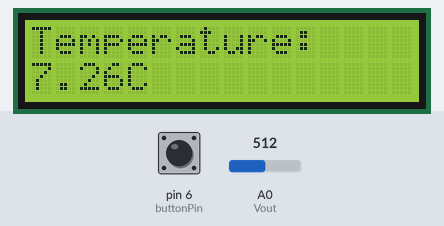
A sketch run on a simulated Arduino Uno, built with avr-gcc and run on an emulated ATmega328P. Shown: 16×2 character LCD. The test bench sets the inputs (shaded band); at power-on: A0 (Vout) = 512, pin 6 (buttonPin) HIGH. Storage starts empty; what the sketch prints to the serial monitor is not drawn.

Above: at 1.2 s.
1.3 s: A0 (Vout) set to 716
At 2.5 s:
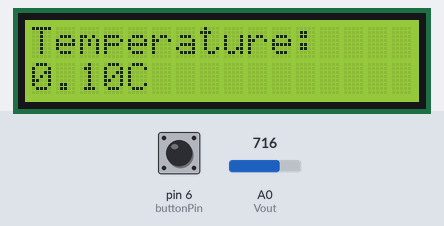
2.8 s: A0 (Vout) set to 900
At 3.4 s:
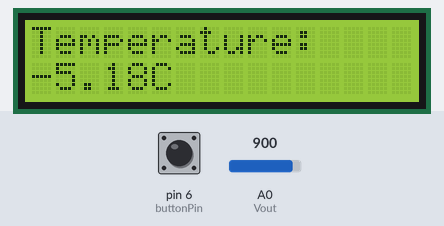
6.8 s: A0 (Vout) set to 1023
At 7.1 s:
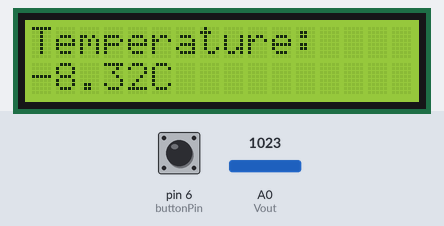
8.3 s: A0 (Vout) set to 511
At 9.3 s:
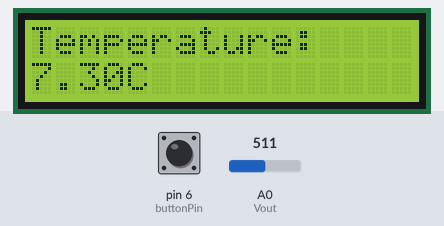
Timing chart, 0 to 11.3 s (numbered marks = the images above; inputs shaded):
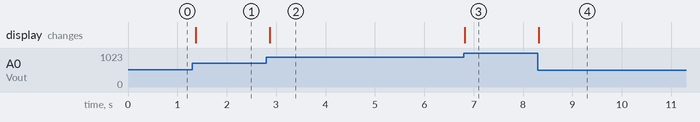

The sketch:

possible_final_copy-2.ino
```cpp
#include <SPI.h>
#include <SD.h>
#include <LiquidCrystal.h>

#define Vout A0
#define R0  3600.0  // R0 from Wheatstone Bridge
#define R   100000.0 // R From Wheatstone Bridge
#define Vin 9.0


const int buttonPin = 6;      // Digital pin connected to the push button
const int chipSelect = 10;    // Chip select pin for the SD card

File dataFile;
bool logging = false;
unsigned long lastDebounceTime = 0;  // The last time the button state changed
unsigned long debounceDelay = 50;    // The debounce time; increase if the output flickers
int lastButtonState = HIGH;          // The previous state of the button
int buttonState;                    // The current state of the button

double A = 0.001130027; // -15 Celsius
double B = 0.0002339933; // 35 Celsius
double C = 8.88096e-8; // 85 Celsius

double Vo, W_BridgeVoltage, ThermistorResistance, temperature;
//const float Gain = 40000.0 / 20000.0; //gain = 1.9996
const float Gain = 1.85;

const int RS = 9, EN = 8, D4 = 5, D5 = 4, D6 = 3, D7 = 2;
LiquidCrystal lcd(RS, EN, D4, D5, D6, D7);


void setup() {
  Serial.begin(1000000);
  pinMode(buttonPin, INPUT_PULLUP); // Use the internal pull-up resistor
  pinMode(A0, INPUT);
  lcd.begin(16, 2);
  // Initialize the SD card
  if (!SD.begin(chipSelect)) {
    Serial.println("SD card initialization failed!");
    return;
  }

  // Create a new file for logging data
  dataFile = SD.open("data.txt", FILE_WRITE);
  if (!dataFile) {
    Serial.println("Error opening data.txt");
    return;
  }

}

void loop() {
  // Read the sensor value
  // Always update the temperature and display it on the LCD
  int a = analogRead(Vout);
  Vo = (5/1023.0) * a; // Calculate the real voltage (0V~5V)
  Vo = Vo - 0.005224719;
  Serial.print("Vout: ");
  Serial.println(Vo);

  W_BridgeVoltage = Vo/Gain;

  double X = W_BridgeVoltage/Vin;
  double Y = (R0/(R+R0));

  ThermistorResistance = (R * (X + Y)) / (1 - (X + Y));

  temperature = 1 / (A + B * log(ThermistorResistance) + C * pow(log(ThermistorResistance), 3));

  temperature -= 273.15;

  Serial.print(temperature, 2);
  Serial.println("C");

  lcd.clear();
  lcd.setCursor(0, 0);
  lcd.print("Temperature: ");
  lcd.setCursor(0, 1);
  lcd.print(temperature, 2); // Print on LCD with only 2 decimal places
  lcd.print("C");


  // Check the state of the button
  int reading = digitalRead(buttonPin);

  // Check if the button state has changed
  if (reading != lastButtonState) {
    lastDebounceTime = millis(); // Reset the debounce timer
  }

  if ((millis() - lastDebounceTime) > debounceDelay) {
    // If the button state has been stable for longer than the debounce delay
    if (reading != buttonState) {
      buttonState = reading;

      // Only toggle logging if the new button state is LOW
      if (buttonState == LOW) {
        logging = !logging;

        if (logging) {
          Serial.println("Logging started");
          dataFile = SD.open("data.txt", FILE_WRITE);
        }

        else {
          Serial.println("Logging stopped");
          dataFile.close();
        }
      }
    }
  }

  // Save the reading. Next time through the loop, it'll be the lastButtonState
  lastButtonState = reading;

  // Logging data if logging is enabled
  if (logging) {
      dataFile.print(millis() / 1000.0); // Time in seconds
      dataFile.print(", ");
      dataFile.println(temperature);
  }
delay(100);
}
```

Measured:
- after the input at 1.3 s, the display: changes after 0.08 s (image 1)
- after the input at 2.8 s, the display: changes after 0.07 s (image 2)
- after the input at 6.8 s, the display: changes at once (image 3)
- after the input at 8.3 s, the display: changes at once (image 4)
